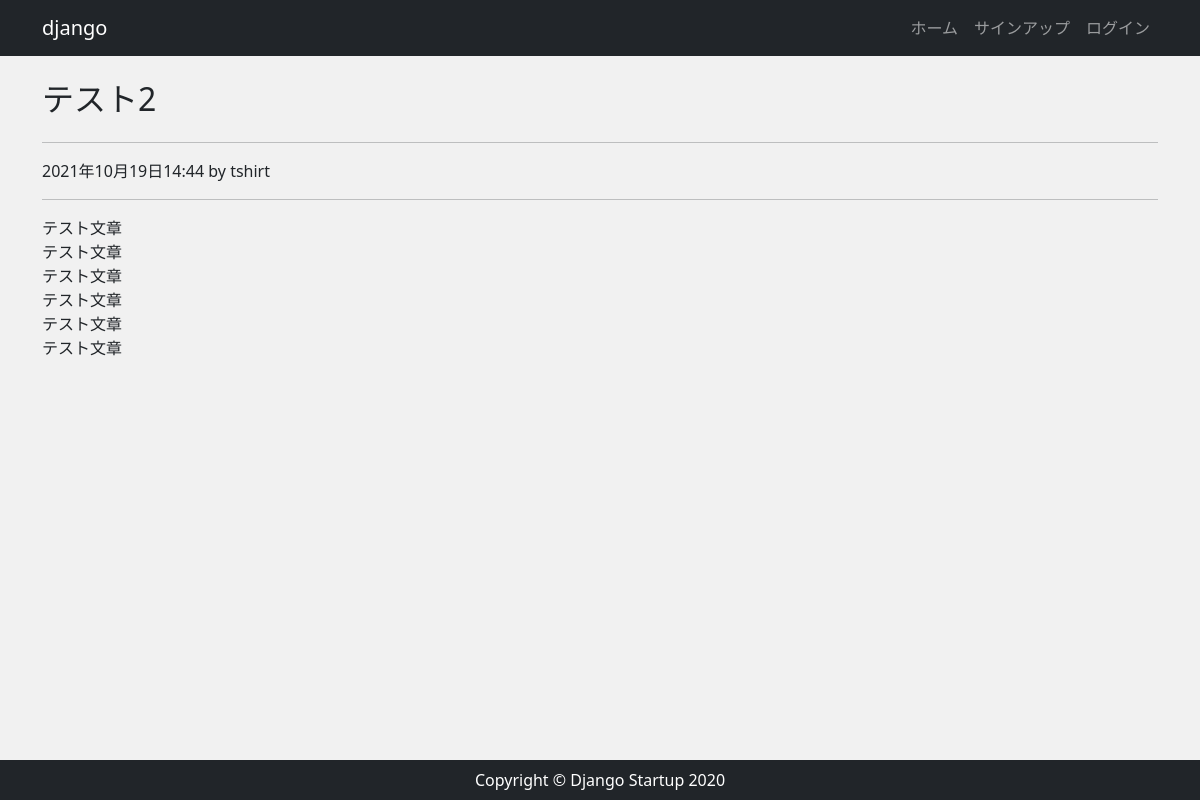
The app's page /post/2/ with its own data.
### app/models.py (models this page shows, shortened)
class Post(models.Model):
  author = models.ForeignKey(settings.AUTH_USER_MODEL, on_delete=models.CASCADE)
  title = models.CharField("タイトル", max_length=200)
  content = models.TextField("本文")
  created = models.DateTimeField("作成日", default=timezone.now)

### app/views.py (the view)
# urls.py: path('post/<int:pk>/', views.PostDetailView.as_view(), name='post_detail'),
class PostDetailView(View):
  def get(self, request, *args, **kwargs):
    post_data = Post.objects.get(id=self.kwargs['pk'])
    return render(request, 'app/post_detail.html', {
      'post_data': post_data
    })

### app/templates/app/post_detail.html (shortened to what this page needs)
{% extends "app/base.html" %}
{% block content %}
<h2 class="my-4">{{ post_data.title }}</h2>
<hr>
<p>{{post_data.created }} by {{ post_data.author }}</p>
<hr>
<p>{{ post_data.content|linebreaksbr }}</p>
{% endblock %}

### app/static/styles/style.css (style rules this page uses)
* { margin: 0; padding: 0; box-sizing: border-box; }
body { background-color: #f1f1f1; display: flex; flex-flow: column; min-height: 100vh; }

### records on screen
Post: title "テスト2", created "2021年10月19日14:44", author "tshirt", content "テスト文章 テスト文章 テスト文章 テスト文章 テスト文章 テスト文章"
